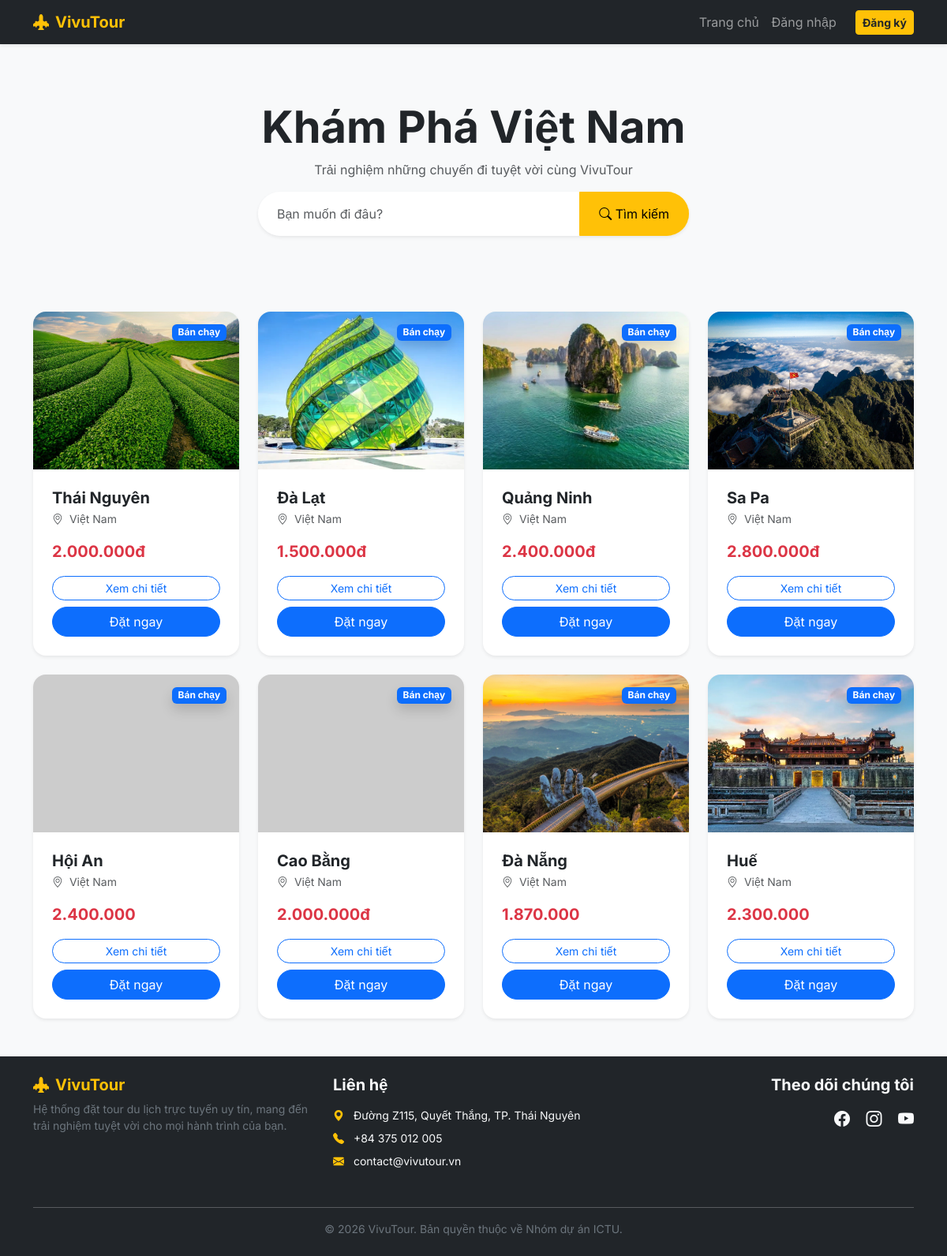
Before: / with the older database file.
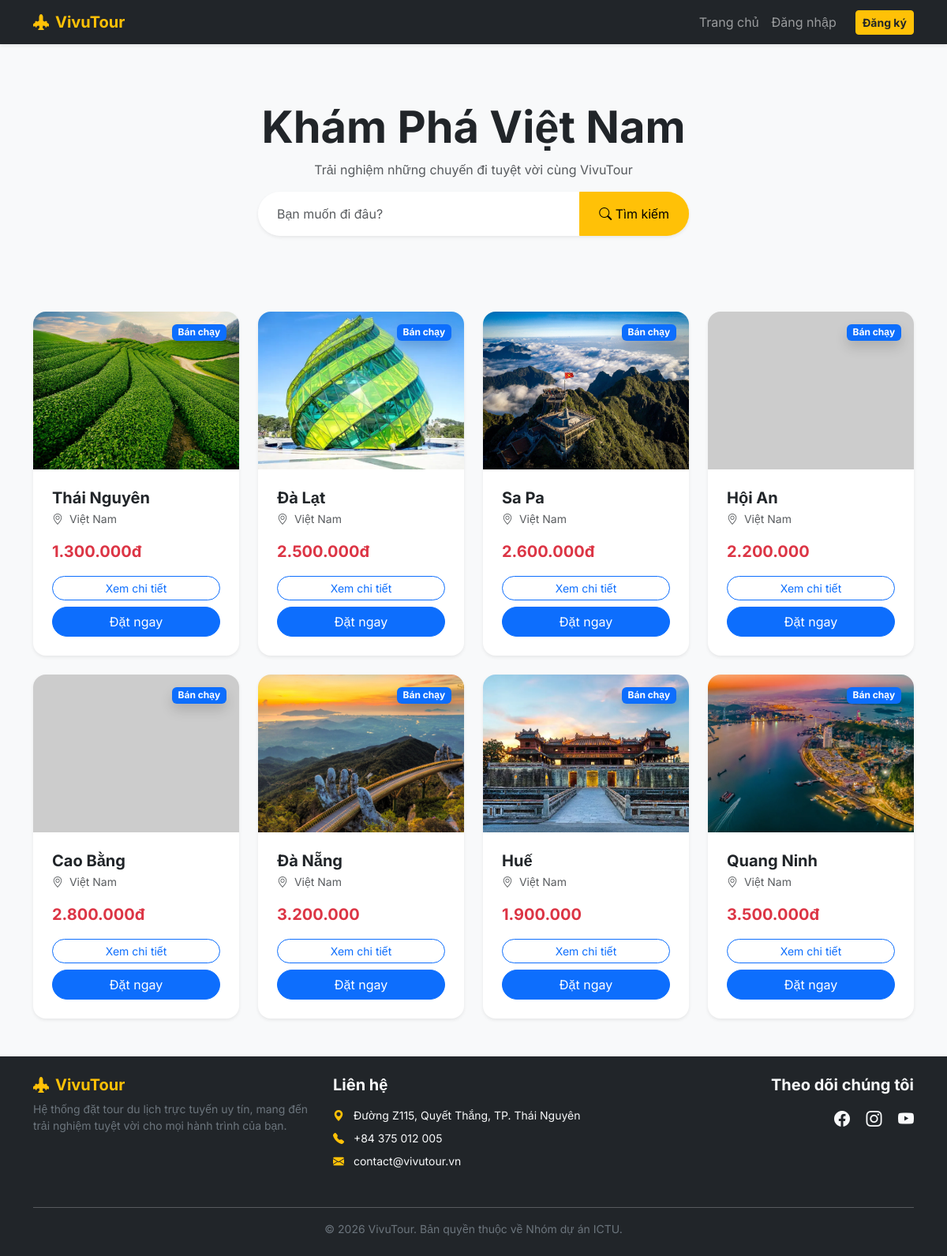
After: the same page with the newer database file.
### app.py (models this page shows)
class Tour(db.Model):
    id = db.Column(db.Integer, primary_key=True)
    name = db.Column(db.String(100), nullable=False)
    price = db.Column(db.String(50), nullable=False)
    image = db.Column(db.String(100), nullable=False)
    description = db.Column(db.Text)  # Cột này sẽ chứa nội dung chi tiết

### app.py (the view)
@app.route('/')
def index():
    search_query = request.args.get('search')
    if search_query:
        all_tours = Tour.query.filter(Tour.name.contains(search_query)).all()
    else:
        all_tours = Tour.query.all()
    return render_template('index.html', tours=all_tours, search_query=search_query)

### templates/index.html (shortened to what this page needs)
{% extends "base.html" %}
{% block content %}
    <div class="text-center py-5">
        <h1 class="display-4 fw-bold text-dark mb-2">Khám Phá Việt Nam</h1>
        <p class="text-muted">Trải nghiệm những chuyến đi tuyệt vời cùng VivuTour</p>
        <div class="row justify-content-center mb-5">
            <div class="col-md-6">
                <form action="{{ url_for('index') }}" method="GET" class="input-group shadow-sm rounded-pill overflow-hidden">
                    <input type="text" name="search" class="form-control border-0 py-3 ps-4"
                           placeholder="Bạn muốn đi đâu?" value="{{ search_query or '' }}">
                    <button class="btn btn-warning px-4" type="submit">
                        <i class="bi bi-search"></i> Tìm kiếm
                    </button>
                </form>
            </div>
        </div>
    </div>
    <div class="row g-4">
        {% for tour in tours %}
        <div class="col-md-6 col-lg-3">
            <div class="card h-100 border-0 shadow-sm rounded-4 overflow-hidden tour-card">
                <div class="position-relative">
                    <img src="{{ url_for('static', filename='images/' + tour.image) }}"
                         class="card-img-top"
                         alt="{{ tour.name }}"
                         style="height:200px; object-fit:cover;"
                         onerror="this.src='https://via.placeholder.com/400x250?text=Du+Lịch'">
                    <span class="position-absolute top-0 end-0 m-3 badge bg-primary shadow">Bán chạy</span>
                </div>
                <div class="card-body d-flex flex-column p-4">
                    <h5 class="card-title fw-bold mb-1">
                        <a href="{{ url_for('tour_detail', tour_id=tour.id) }}" class="text-decoration-none text-dark">
                            {{ tour.name }}
                        </a>
                    </h5>
                    <p class="small text-muted mb-3"><i class="bi bi-geo-alt me-1"></i> Việt Nam</p>
                    <div class="mt-auto">
                        <p class="text-danger fw-bold fs-5 mb-3">{{ tour.price }}</p>
                        <div class="d-grid gap-2">
                            <a href="{{ url_for('tour_detail', tour_id=tour.id) }}" class="btn btn-outline-primary rounded-pill btn-sm">Xem chi tiết</a>
                            <a href="{{ url_for('booking', tour_id=tour.id) }}" class="btn btn-primary rounded-pill">Đặt ngay</a>
                        </div>
                    </div>
                </div>
            </div>
        </div>
        {% endfor %}
    </div>
{% endblock %}

### templates/base.html (shortened to what this page needs)
<!DOCTYPE html>
<html lang="vi">
<head>
    <link href="https://cdn.jsdelivr.net/npm/bootstrap@5.3.0/dist/css/bootstrap.min.css" rel="stylesheet">
    <link rel="stylesheet" href="https://cdn.jsdelivr.net/npm/bootstrap-icons@1.11.1/font/bootstrap-icons.css">
</head>
<body>
    <nav class="navbar navbar-expand-lg navbar-dark bg-dark mb-4">
        <div class="container">
            <a class="navbar-brand fw-bold text-warning" href="{{ url_for('index') }}">
                <i class="bi bi-airplane-engines-fill me-2"></i>VivuTour
            </a>
            <div class="collapse navbar-collapse" id="navbarNav">
                <ul class="navbar-nav ms-auto align-items-center">
                    <li class="nav-item"><a class="nav-link" href="{{ url_for('index') }}">Trang chủ</a></li>
                    {% if current_user.is_authenticated %}
                        {% if current_user.email == 'admin@gmail.com' %}
                            <li class="nav-item"><a class="nav-link text-warning" href="{{ url_for('add_tour') }}">Thêm Tour</a></li>
                        {% endif %}
                        <li class="nav-item"><a class="nav-link" href="{{ url_for('profile') }}">Cá nhân</a></li>
                        <li class="nav-item"><a class="btn btn-outline-light btn-sm ms-lg-3" href="{{ url_for('logout') }}">Đăng xuất</a></li>
                    {% else %}
                        <li class="nav-item"><a class="nav-link" href="{{ url_for('login') }}">Đăng nhập</a></li>
                        <li class="nav-item"><a class="btn btn-warning btn-sm ms-lg-3 text-dark fw-bold" href="{{ url_for('register') }}">Đăng ký</a></li>
                    {% endif %}
                </ul>
            </div>
        </div>
    </nav>
    <div class="container">
        {% block content %}{% endblock %}
    </div>
    <footer class="bg-dark text-light py-4 mt-5">
    <div class="container">
        <div class="row">
            <div class="col-md-4 mb-3">
                <h5 class="text-warning fw-bold"><i class="bi bi-airplane-engines-fill me-2"></i>VivuTour</h5>
                <p class="small text-secondary">Hệ thống đặt tour du lịch trực tuyến uy tín, mang đến trải nghiệm tuyệt vời cho mọi hành trình của bạn.</p>
            </div>
            <div class="col-md-4 mb-3">
                <h5 class="fw-bold mb-3">Liên hệ</h5>
                <ul class="list-unstyled">
                    <li class="mb-2 small">
                        <i class="bi bi-geo-alt-fill text-warning me-2"></i>
                        Đường Z115, Quyết Thắng, TP. Thái Nguyên
                    </li>
                    <li class="mb-2 small">
                        <i class="bi bi-telephone-fill text-warning me-2"></i>
                        +84 375 012 005
                    </li>
                    <li class="mb-2 small">
                        <i class="bi bi-envelope-fill text-warning me-2"></i>
                        contact@vivutour.vn
                    </li>
                </ul>
            </div>
            <div class="col-md-4 mb-3 text-md-end">
                <h5 class="fw-bold mb-3">Theo dõi chúng tôi</h5>
                <a href="#" class="text-light me-3 fs-5"><i class="bi bi-facebook"></i></a>
                <a href="#" class="text-light me-3 fs-5"><i class="bi bi-instagram"></i></a>
                <a href="#" class="text-light fs-5"><i class="bi bi-youtube"></i></a>
            </div>
        </div>
        <hr class="bg-secondary">
        <div class="text-center small text-secondary">
            &copy; 2026 VivuTour. Bản quyền thuộc về Nhóm dự án ICTU.
        </div>
    </div>
</footer>
</body>
</html>

### templates/base.html (style rules this page uses)
body { font-family: 'Inter', sans-serif; background-color: #f8f9fa; }
.navbar { box-shadow: 0 2px 4px rgba(0,0,0,.08); }

Changed rows visible on the page:
removed Tour: image (picture), name "Quảng Ninh", price "2.400.000đ"
changed Tour "Thái Nguyên": price "2.000.000đ" → "1.300.000đ"
changed Tour "Đà Lạt": price "1.500.000đ" → "2.500.000đ"
changed Tour "Sa Pa": price "2.800.000đ" → "2.600.000đ"
changed Tour "Hội An": price "2.400.000" → "2.200.000"
changed Tour "Cao Bằng": price "2.000.000đ" → "2.800.000đ"
changed Tour "Đà Nẵng": price "1.870.000" → "3.200.000"
changed Tour "Huế": price "2.300.000" → "1.900.000"
added Tour: image (picture), name "Quang Ninh", price "3.500.000đ"
